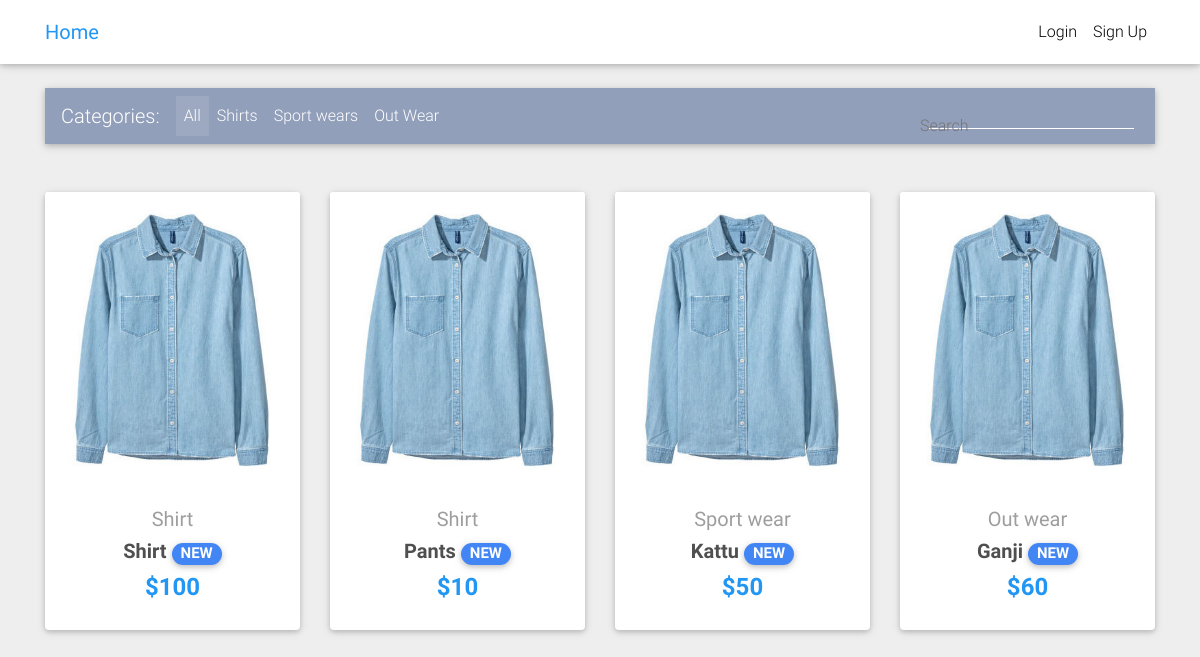
The page / on the database its author committed.
### core/models.py (models this page shows, shortened)
class Items(models.Model):
    title = models.CharField(max_length=100)
    img = models.ImageField(upload_to='items_img/')
    categories= models.CharField(choices=CATEGORIES_CHOICES,max_length=2)
    label= models.CharField(choices=LABEL_CHOICES,max_length=1,blank=True,null=True)
    price = models.IntegerField()
    discount_price = models.IntegerField(null=True,blank=True)
    description = models.CharField(max_length=1000,null=True,blank=True)
    slug = models.SlugField()
    def get_abs_url(self):
        return reverse("core:product",kwargs={
            'slug':self.slug
        })

### core/views.py (the view)
# urls.py: path('',HomeView.as_view(),name='home'),
class  HomeView(ListView):
    paginate_by = 4
    template_name = "home-page.html"
    model = Items
    def get_context_data(self,*args,**kwargs):
        context = super().get_context_data(**kwargs)
        context['filter'] = ItemsFilter(self.request.GET,queryset=self.get_queryset())
        return context

### templates/home-page.html (shortened to what this page needs)
{% extends '_base.html' %}
{% block contents%}
  <main>
    <div class="container">
      <nav class="navbar navbar-expand-lg navbar-dark mdb-color lighten-3 mt-3 mb-5">
        <span class="navbar-brand">Categories:</span>
        <div class="collapse navbar-collapse" id="basicExampleNav">
          <ul class="navbar-nav mr-auto">
            <li class="nav-item active">
              <a class="nav-link" href="{% url 'core:home' %}">All
              </a>
            </li>
            <li class="nav-item">
              <a class="nav-link" href="{% url 'core:filter_by_categories' 'S' %}">Shirts</a>
            </li>
            <li class="nav-item">
              <a class="nav-link" href="{% url 'core:filter_by_categories' 'SW' %}">Sport wears</a>
            </li>
            <li class="nav-item">
              <a class="nav-link" href="{% url 'core:filter_by_categories' 'OW' %}"> Out Wear</a>
            </li>
          </ul>
          <form class="form-inline" method="GET">
            <div class="md-form my-0">
              <form action="" method="post">
                {{filter.form.title}}
                <label for="">Search</label>
              </form>
            </div>
          </form>
        </div>
      </nav>
      <section class="text-center mb-4">
        <div class="row wow fadeIn">
        {% for item in filter.qs %}
          <div class="col-lg-3 col-md-6 mb-4">
            <div class="card">
              <div class="view overlay">
                <img src="{{ item.img.url }}" class="card-img-top"
                  alt="">
              </div>
              <div class="card-body text-center">
                <a href="" class="grey-text">
                  <h5>{{ item.get_categories_display }}</h5>
                </a>
                <h5>
                  <strong>
                    <a href="{{ item.get_abs_url }}" class="dark-grey-text">{{ item.title }}
                      <span class="badge badge-pill {{item.get_label_display}}-color">NEW</span>
                    </a>
                  </strong>
                </h5>
                <h4 class="font-weight-bold blue-text">
                  {% if item.discount_price %}
                    <strong>${{ item.discount_price }}</strong>
                  {% else %}
                    <strong>${{ item.price }}</strong>
                  {% endif %}
                </h4>
              </div>
            </div>
          </div>
        {% endfor %}
        </div>
      </section>
    </div>
  </main>
{% endblock %}

### core/static/css/comments/comments.css (style rules this page uses)
body { margin-top:20px; background:#eee; }

### templates/_base.html (style rules this page uses)
html, body, header, .carousel { height: 60vh; }

### rows shown on the page
Items: img (picture), categories "Shirt", title "Shirt", discount_price "100"
Items: img (picture), categories "Shirt", title "Pants", discount_price "10"
Items: img (picture), categories "Sport wear", title "Kattu", discount_price "50"
Items: img (picture), categories "Out wear", title "Ganji", discount_price "60"
